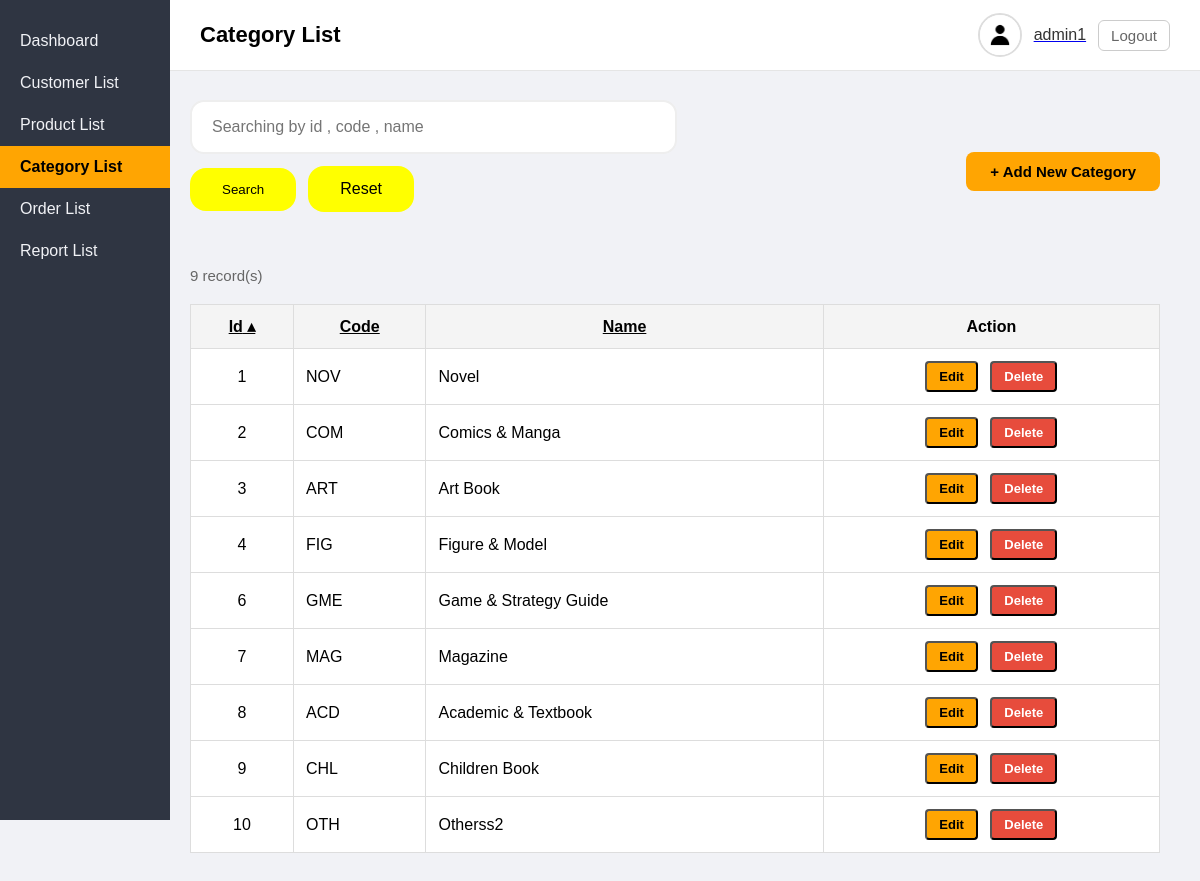
The app's page /admin/page/category.php (signed in) with its own data.
### tables this page shows
CREATE TABLE `category` (
  `category_id` int(11) NOT NULL,
  `category_code` char(10) NOT NULL,
  `category_name` varchar(100) NOT NULL,
  `sort_order` int(11) DEFAULT 0
);

### admin/lib/SimplePager.php (called while the page is built, shortened)
<?php
class SimplePager {
    public function __construct($query, $params, $limit, $page) {
            global $_db;
            $this->limit = ctype_digit((string)$limit) ? max((int)$limit, 1) : 10;
            $this->page  = ctype_digit((string)$page)  ? max((int)$page, 1)   : 1;
            $count_query = $query;
            $count_query = preg_replace('/\s+ORDER\s+BY\s+.*$/i', '', $count_query);
            $count_query = preg_replace('/^SELECT\s+.+?\s+FROM/i', 'SELECT COUNT(*) FROM', $count_query, 1);
            $stm = $_db->prepare($count_query);
            $stm->execute($params);
            $this->item_count = (int)$stm->fetchColumn();
            $this->page_count = ceil($this->item_count / $this->limit);
            $this->page = min($this->page, max(1, $this->page_count));
            $offset = ($this->page - 1) * $this->limit;
            $final_query = $query . " LIMIT $offset, {$this->limit}";
            $stm = $_db->prepare($final_query);
            $stm->execute($params);
            $this->result = $stm->fetchAll();
    }
}

### admin/page/category.php (the view, shortened to what this page needs)
<?php
require '../_base.php';
$current = 'category';
$_title = 'Category List';
$fields = [
    'category_id'         => 'Id',
    'category_code'       => 'Code',
    'category_name'         => 'Name',
];
$q = [];
$qs = implode('&', $q);
$sql = "SELECT *
        FROM category
        WHERE 1=1
       ";
$params = [];
$sort = req('sort');
key_exists($sort, $fields) || $sort = 'category_id';
$dir = req('dir');
in_array($dir, ['asc', 'desc']) || $dir = 'asc';
$sql .= " ORDER BY $sort $dir";
$page = req('page', 1);
require_once '../lib/SimplePager.php';
$p = new SimplePager($sql, $params, 10, $page);
$arr = $p->result;
include '../_head.php';
?>
<div class="content">
        <div style="display:flex; justify-content:space-between; align-items:center; margin-bottom:25px; flex-wrap:wrap; gap:20px;">
            <div class = "search-bar">
            <form method ="get" class="search-form">
            <?= html_search('name','Searching by id , code , name') ?>
            <button style="padding:14px 32px; background:yellow; color:black; border:none; border-radius:16px; ">
                Search</button>
            <a href="category.php" style="padding:14px 32px; background:yellow; color:black; border:none; border-radius:16px; text-decoration: none; ">
                Reset</a>
            </div>
            <a href="/admin/category/insert.php" class="btn-add">+ Add New Category</a>
        </div>
        <p style="margin:20px 0; color:#666; font-size:15px;">
          <?= $p->item_count ?> record(s)
        </p>
    <table class="product-table" >
        <tr>
            <?= table_headers($fields, $sort, $dir ,"page=$page&$qs") ?>
            <th>Action</th>
        </tr>
        <?php if (empty($arr)): ?>
            <tr>
                <td colspan="4" class="no-find">NO PRODUCT FIND</td>
            </tr>
        <?php else: ?>
            <?php foreach ($arr as $s): ?>
            <tr>
                <td><?= encode($s->category_id) ?></td>
                <td><?= encode($s->category_code) ?></td>
                <td >
                    <?= encode($s->category_name)?>
                </td>
                <td style="text-align:center;">
                    <button data-get="../category/update.php?id=<?= encode($s->category_id) ?>" class="btn edit">Edit</button>
                    <button data-post="../category/delete.php?id=<?= encode($s->category_id) ?>"
                       data-confirm="Confirm delete「<?= encode($s->category_name) ?>」？"
                       class="btn delete">Delete</button>
                </td>
            </tr>
            <?php endforeach ?>
        <?php endif;  ?>
    </table>
</div>
<?php
include '../_foot.php';

### admin/_head.php (shortened to what this page needs)
<!DOCTYPE html>
<html>
<head>
    <link rel="stylesheet" href="/admin/css/app.css">
    <link href='https://unpkg.com/boxicons@2.1.4/css/boxicons.min.css' rel='stylesheet'>
    <link href='https://cdn.boxicons.com/3.0.5/fonts/basic/boxicons.min.css' rel='stylesheet'>
</head>
<body class="<?= htmlspecialchars($_body_class ?? '') ?>">
<?php if (isset($_SESSION['admin_id'])): ?>
    <?php
        $admin_id = $_SESSION['admin_id'];
        $stm = $_db->prepare('SELECT * FROM admin WHERE admin_id = ? ');
        $stm->execute([$admin_id]);
        $admin = $stm->fetch();
        $profile_pic = $_SESSION['profile_pic'] = $admin->photo ?: 'default_pic.jpg';
    ?>
    <div class="sidebar">
        <ul>
            <li class="<?= $current == 'dashboard' ? 'active' : '' ?>">
                <a href="/admin/page/dashboard.php">Dashboard</a>
            </li>
            <li class="<?= $current == 'customer' ? 'active' : '' ?>">
                <a href="/admin/page/customer.php">Customer List</a>
        </li>
        <li class="<?= $current == 'product' ? 'active' : '' ?>">
                <a href="/admin/page/product.php">Product List</a>
            </li>
            <li class="<?= $current == 'category' ? 'active' : '' ?>">
                <a href="/admin/page/category.php">Category List</a>
            </li>
            <li class="<?= $current == 'order' ? 'active' : '' ?>">
                <a href="/admin/page/order.php">Order List</a>
            </li>
            <li class="<?= $current == 'report' ? 'active' : '' ?>">
                <a href="/admin/page/report.php">Report List</a>
            </li>
        </ul>
    </div>
<main>
        <div class="header">
            <h2><?= $_title ?></h2>
            <div class="user-info">
            <img
            src="/admin/images/profile/<?= $profile_pic ?>"
            alt="<?= htmlspecialchars($_SESSION['admin_username']) ?>'s Profile"
            class="img"
            onclick="window.location.href='/admin/page/adminprofile.php'"
            style="cursor:pointer;"
            >
            <a href="/admin/page/adminprofile.php">
                <span><?= htmlspecialchars($_SESSION['admin_username']) ?></span>
                <a href="/admin/page/adminlogout.php" class="logout">Logout</a>
            </div>
        </div>
        <?php endif; ?>

### admin/css/app.css (style rules this page uses)
body { margin: 0; font-family: Arial, sans-serif; background: #f1f2f6; }
.sidebar { width: 170px; height: 100vh; background: #2f3542; position: fixed; top: 0; left: 0; padding-top: 20px; color: white; }
.sidebar ul { margin-bottom: 15px; list-style: none; padding: 0; margin: 0; }
.sidebar ul li a { display: block; padding: 12px 20px; color: #f1f2f6; text-decoration: none; font-size: 16px; }
.sidebar ul li.active a { background: #ffa502; color: black !important; font-weight :bold; }
.header { height: 70px; display: flex; justify-content: space-between; align-items: center; padding: 0 30px; background: #fff; border-bottom: 1px solid #e5e5e5; position: fixed; top: 0; left: 170px; right: 0; z-index: 10; }
.header h2 { margin: 0; font-size: 22px; font-weight: 600; }
.user-info { display: flex; align-items: center; gap: 12px; }
.user-info img { width: 40px; height: 40px; border-radius: 50%; object-fit: cover; border: 2px solid #ddd; }
.user-info span { font-size: 16px; font-weight: 500; color: #333; }
.user-info a.logout { text-decoration: none; font-size: 15px; color: #666; padding: 6px 12px; border: 1px solid #ccc; border-radius: 6px; transition: 0.2s ease; }
.content { margin-left: 150px; padding: 100px 40px 40px 40px; }
table { width: 100%; border-collapse: collapse; margin-top: 20px; background: white; }
table th, table td { border: 1px solid #ddd; padding: 12px; }
table th { background: #f4f4f4; font-weight: bold; }
.btn-add { background: #ffa502; color: black; padding: 11px 24px; border-radius: 8px; text-decoration: none; font-weight: bold; font-size: 15px; transition: all 0.2s; }
.btn { display: inline-block; padding: 6px 12px; margin: 0 4px; border-radius: 4px; text-decoration: none; font-size: 13px; font-weight: bold; color: white; }
.btn { background: #3498db; }
.btn.edit { background: #ffa502; color: black; }
.btn.delete { background: #e74c3c; }
.search-bar { display: flex; justify-content: space-between; align-items: center; margin-bottom: 30px; flex-wrap: wrap; gap: 20px; }
.search-form { display: flex; align-items: center; gap: 12px; flex-wrap: wrap; flex: 1; max-width: 500px; }
.product-table td:first-child { width: 90px; padding: 6px; text-align: center; }

### records on screen
category: category_id "1", category_code "NOV", category_name "Novel"
category: category_id "2", category_code "COM", category_name "Comics & Manga"
category: category_id "3", category_code "ART", category_name "Art Book"
category: category_id "4", category_code "FIG", category_name "Figure & Model"
category: category_id "6", category_code "GME", category_name "Game & Strategy Guide"
category: category_id "7", category_code "MAG", category_name "Magazine"
category: category_id "8", category_code "ACD", category_name "Academic & Textbook"
category: category_id "9", category_code "CHL", category_name "Children Book"
category: category_id "10", category_code "OTH", category_name "Otherss2"

### other values on screen
$_title "Category List"
$_SESSION['admin_username'] "admin1"
$p->item_count "9"
$v "Id"
$v "Code"
$v "Name"
